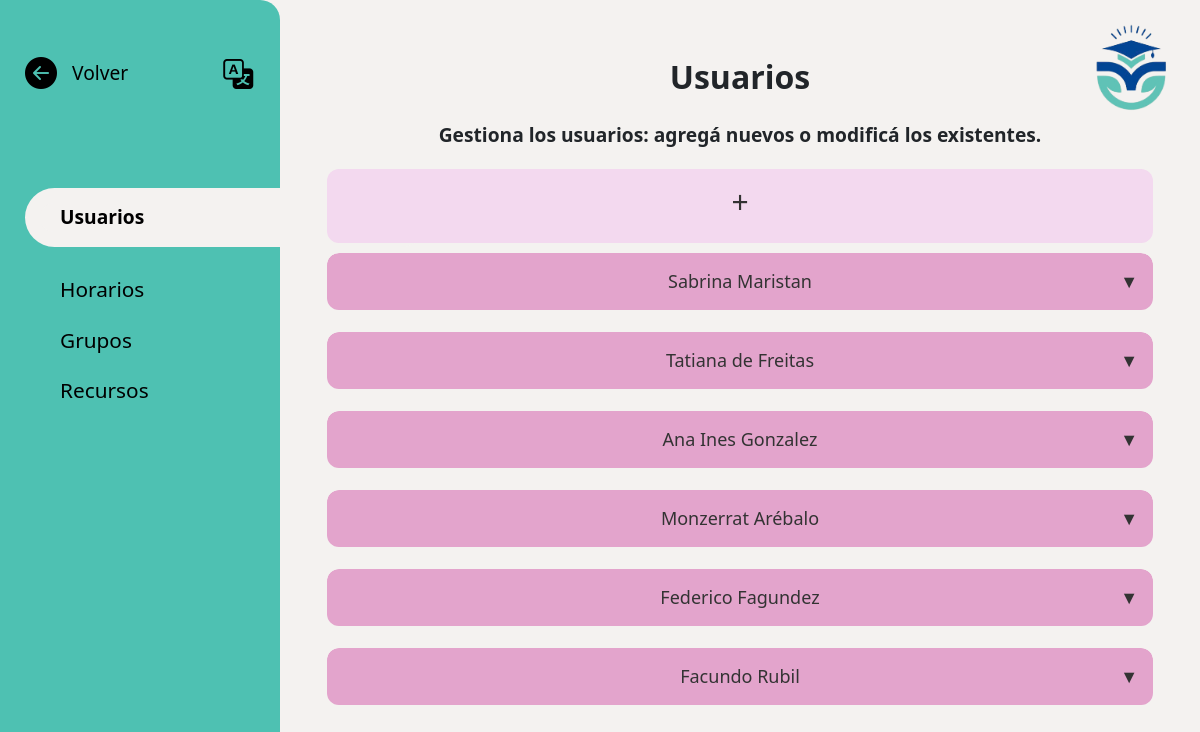
The page /users/secretario/usuario/secretario-usuario.php on the database its author committed.
### tables this page shows
CREATE TABLE usuario (
	id_usuario INT PRIMARY KEY NOT NULL AUTO_INCREMENT,
	nombre_usuario VARCHAR(120) NOT NULL,
	apellido_usuario VARCHAR(120) NOT NULL,
	gmail_usuario VARCHAR(200) NOT NULL,
	telefono_usuario VARCHAR(9) NOT NULL,
	cargo_usuario ENUM('Secretario', 'Docente', 'Adscripto') NOT NULL,
	ci_usuario INT(8) NOT NULL,
	contrasenia_usuario VARCHAR(255) NOT NULL
);

### users/secretario/usuario/secretario-usuario.php (the view, shortened to what this page needs)
<?php
$conn = conectar_bd();
  $sql = "SELECT * FROM usuario";
  $query = mysqli_query($conn, $sql);
$usuarios = [];
while($row = mysqli_fetch_array($query)) {
    $usuarios[] = $row;
}
?>
  <!DOCTYPE html>
  <html lang="es">
  <head>
  <link href="https://cdn.jsdelivr.net/npm/bootstrap@5.3.2/dist/css/bootstrap.min.css" rel="stylesheet"/>
  <link href="https://cdn.jsdelivr.net/npm/bootstrap-icons@1.10.5/font/bootstrap-icons.css" rel="stylesheet">
     <link rel="stylesheet" href="./../../../css/style.css">
  </head>
  <body class="grupo-user-page">
    <div class="contenedor">
      <aside class="barra-lateral d-none d-md-flex flex-column">
           <div class="volverGeneral">
        <div class="volver">
        <a href="../secretario-bienvenida.php"><i class="bi bi-arrow-left-circle-fill icono-volver"></i></a>
        <a href="../secretario-bienvenida.php" data-i18n="goBack">Volver</a>
      </div>
      <i class="bi bi-translate traductor-menu"></i>
      </div>
        <a href="secretario-usuario.php" class="fw-semibold seleccionado mb-2" data-i18n="users">Usuarios</a>
        <a href="../horario/horario-secretario.php" class="nav-opciones" data-i18n="schedule">Horarios</a>
        <a href="../grupo/secretario-grupo.php" class="nav-opciones" data-i18n="groups">Grupos</a>
        <a href="./../recurso/secretario-recurso.php" class="nav-opciones" data-i18n="resources">Recursos</a>
      </aside>
      <main class="principal">
        <img src="./../../../img/logo.png" alt="Logo" class="logo">
        <h2 data-i18n="users" > Usuarios</h2>
        <p data-i18n="manageUsers">Gestiona los usuarios: agregá nuevos o modificá los existentes.</p>
      <div class="tabla-grupos-usuarios-responsive usuarios">
      <button class="boton-opciones2 agregar colorfondorosa"
                            data-bs-toggle="modal"
                            data-bs-target="#modalGrupo"
                            onclick="document.getElementById('accion').value='insertar';">
                      <h4>+</h4></button>
        <?php foreach($usuarios as $row): ?>
          <div class="dia">
          <button class="boton-opciones miercoles">
              <?php echo htmlspecialchars($row['nombre_usuario'].' '.$row['apellido_usuario'], ENT_SUBSTITUTE) ?>
          </button>
          </div>
        <?php endforeach; ?>
      </div>
      </main>
    </div>
  </body>
  </html>

### css/style.css (style rules this page uses)
:root { --color-fondo: #f4f2f0; --color-barra-lateral: #4ec1b2; --color-estudiante: #6a98e3; --color-adscripto: #61dcb1; --color-docente: #F4B97D; --color-secretaria: #DEA5C4; --color-letras-general: #333; }
body { font-family: 'Segoe UI', sans-serif; background-color: var(--color-fondo); padding: 0px; margin: 0px; }
a { text-decoration: none; }
.contenedor { display: grid; grid-template-columns: 280px 1fr; min-height: 100vh; }
.barra-lateral { background-color: var(--color-barra-lateral); border-top-right-radius: 20px; border-bottom-right-radius: 20px; padding: 30px 66px 30px 25px; color: black; display: flex; flex-direction: column; gap: 1.2rem; }
.principal { display: flex; flex-direction: column; align-items: center; justify-content: center; text-align: center; padding: 2rem; }
.volverGeneral { display: flex; align-items: baseline; justify-content: space-between; gap: 10px; font-size: 1.2rem; color: black; text-decoration: none; margin-bottom: 40px; font-weight: 500; }
.volver { display: flex; align-items: center; justify-content: space-around; gap: 15px; margin-bottom: 2rem; }
.icono-volver { font-size: 2rem; }
.volver a { color: black; }
.nav-opciones { display: flex; font-size: 1.3rem; color: black; border: none; background-color: transparent; text-align: left; padding: 0 35px; }
.seleccionado { display: flex; font-size: 1.2rem; border-style: solid; border-color: var(--color-fondo); border-width: 15px 350px 15px 15px; border-radius: 40px 40px 40px 40px; background-color: var(--color-fondo); color: black; padding: 0 20px; }
.seleccionado, .nav-opciones { white-space: nowrap; }
.logo { position: absolute; top: 20px; right: 20px; width: 100px; display: block; }
.traductor-menu { margin: 5px; font-size: 30px; cursor: pointer; padding-left: 5rem; padding-top: 1rem; }
.principal h2 { font-weight: 600; position: relative; top: 1rem; }
.principal p { display: flex; justify-content: center; font-size: 1.2rem; font-weight: 550; margin-top: 2rem; }
.dia { margin-bottom: 12px; border-radius: 12px; overflow: hidden; }
.boton-opciones { width: 100%; padding: 15px; border: none; color: #333; font-size: 18px; cursor: pointer; text-align: center; position: relative; border-radius: 12px; margin-bottom: 10px; transition: all 0.3s ease; }
.boton-opciones2 { width: 100%; padding: 15px; border: none; color: #333; font-size: 18px; cursor: pointer; text-align: center; position: relative; border-radius: 12px; margin-bottom: 10px; transition: all 0.3s ease; }
.colorfondorosa { background-color: #f3d9ef; }
.boton-opciones::after { content: "▼"; position: absolute; right: 15px; transition: transform 0.3s ease; }
.boton-opciones2::after { position: absolute; right: 15px; transition: transform 0.3s ease; }
.miercoles { background-color: #e3a4cc; }
.tabla-grupos-usuarios-responsive { display: none; }
@media (max-width: 1253px) { .grupo-user-page .tabla-grupos-usuarios-responsive { display: block; box-sizing: border-box; } }
@media (max-width: 1253px) { .grupo-user-page .tabla-grupos-usuarios-responsive { background-color: #f9eaf8; border-radius: 10px; box-shadow: 0 2px 6px rgba(0,0,0,0.1); padding: 15px; margin-bottom: 1rem; margin-top: -12px; font-size: 0.95rem; display: flex; justify-content: center; } }
@media (max-width: 1253px) { .grupo-user-page .usuarios { display: flex; flex-direction: column; align-items: stretch; background-color: transparent; border: none; box-shadow: none; width: 100%; } }
@media (max-width: 1253px) { .grupo-user-page .boton-opciones2 { width: 100%; padding: 15px; border: none; color: #333; font-size: 18px; cursor: pointer; text-align: center; position: relative; border-radius: 12px; margin-bottom: 10px; transition: all 0.3s ease; } }
h4 { cursor: pointer; font-size: 30px; }

### rows shown on the page
usuario: nombre_usuario+apellido_usuario "Sabrina Maristan"
usuario: nombre_usuario+apellido_usuario "Tatiana de Freitas"
usuario: nombre_usuario+apellido_usuario "Ana Ines Gonzalez"
usuario: nombre_usuario+apellido_usuario "Monzerrat Arébalo"
usuario: nombre_usuario+apellido_usuario "Federico Fagundez"
usuario: nombre_usuario+apellido_usuario "Facundo Rubil"
